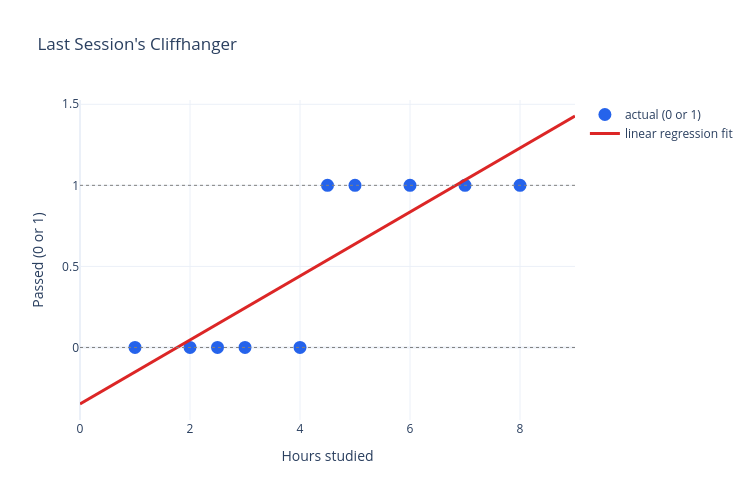

This figure's notebook cell:
### Markdown cell above
<details>
<summary>Show code</summary>

```python
recap_df = pd.read_csv("../data/exam_pass_classification.csv")

recap_model = LinearRegression()
recap_model.fit(recap_df[["hours_studied"]], recap_df["passed"])

recap_line_x = np.linspace(0, 9, 100)
recap_line_y = recap_model.coef_[0] * recap_line_x + recap_model.intercept_

recap_figure = go.Figure()
recap_figure.add_trace(
    go.Scatter(x=recap_df["hours_studied"], y=recap_df["passed"], mode="markers",
               marker=dict(size=13, color="#2563eb"), name="actual (0 or 1)")
)
recap_figure.add_trace(
    go.Scatter(x=recap_line_x, y=recap_line_y, mode="lines",
               line=dict(color="#dc2626", width=3), name="linear regression fit")
)
recap_figure.add_hline(y=1, line=dict(color="gray", width=1, dash="dot"))
recap_figure.add_hline(y=0, line=dict(color="gray", width=1, dash="dot"))
recap_figure.update_layout(
    title="Last Session's Cliffhanger",
    xaxis_title="Hours studied", yaxis_title="Passed (0 or 1)",
    template="plotly_white", width=750, height=500,
)
recap_figure.show()

print(f"Predicted value at 8.5 hours: {recap_model.predict(pd.DataFrame({'hours_studied': [8.5]}))[0]:.2f}")
```

</details>

### Code cell
recap_df = pd.read_csv("../data/exam_pass_classification.csv")

recap_model = LinearRegression()
recap_model.fit(recap_df[["hours_studied"]], recap_df["passed"])

recap_line_x = np.linspace(0, 9, 100)
recap_line_y = recap_model.coef_[0] * recap_line_x + recap_model.intercept_

recap_figure = go.Figure()
recap_figure.add_trace(
    go.Scatter(x=recap_df["hours_studied"], y=recap_df["passed"], mode="markers",
               marker=dict(size=13, color="#2563eb"), name="actual (0 or 1)")
)
recap_figure.add_trace(
    go.Scatter(x=recap_line_x, y=recap_line_y, mode="lines",
               line=dict(color="#dc2626", width=3), name="linear regression fit")
)
recap_figure.add_hline(y=1, line=dict(color="gray", width=1, dash="dot"))
recap_figure.add_hline(y=0, line=dict(color="gray", width=1, dash="dot"))
recap_figure.update_layout(
    title="Last Session's Cliffhanger",
    xaxis_title="Hours studied", yaxis_title="Passed (0 or 1)",
    template="plotly_white", width=750, height=500,
)
recap_figure.show()

print(f"Predicted value at 8.5 hours: {recap_model.predict(pd.DataFrame({'hours_studied': [8.5]}))[0]:.2f}")

### Figure 1 — Plotly figure (JSON) as saved in the notebook; plotly's stock layout.template omitted (floating-point values rounded to 4 significant figures)
{"data": [{"marker": {"color": "#2563eb", "size": 13}, "mode": "markers", "name": "actual (0 or 1)", "type": "scatter", "x": [1.0, 2.0, 2.5, 3.0, 4.0, 4.5, 5.0, 6.0, 7.0, 8.0], "y": [0, 0, 0, 0, 0, 1, 1, 1, 1, 1]}, {"line": {"color": "#dc2626", "width": 3}, "mode": "lines", "name": "linear regression fit", "type": "scatter", "x": [0.0, 0.09091, 0.1818, 0.2727, 0.3636, 0.4545, 0.5455, 0.6364, 0.7273, 0.8182, 0.9091, 1.0, 1.091, 1.182, 1.273, 1.364, 1.455, 1.545, 1.636, 1.727, 1.818, 1.909, 2.0, 2.091, 2.182, 2.273, 2.364, 2.455, 2.545, 2.636, 2.727, 2.818, 2.909, 3.0, 3.091, 3.182, 3.273, 3.364, 3.455, 3.545, 3.636, 3.727, 3.818, 3.909, 4.0, 4.091, 4.182, 4.273, 4.364, 4.455, 4.545, 4.636, 4.727, 4.818, 4.909, 5.0, 5.091, 5.182, 5.273, 5.364, 5.455, 5.545, 5.636, 5.727, 5.818, 5.909, 6.0, 6.091, 6.182, 6.273, 6.364, 6.455, 6.545, 6.636, 6.727, 6.818, 6.909, 7.0, 7.091, 7.182, 7.273, 7.364, 7.455, 7.545, 7.636, 7.727, 7.818, 7.909, 8.0, 8.091, 8.182, 8.273, 8.364, 8.455, 8.545, 8.636, 8.727, 8.818, 8.909, 9.0], "y": [-0.3487, -0.3307, -0.3128, -0.2949, -0.2769, -0.259, -0.241, -0.2231, -0.2051, -0.1872, -0.1693, -0.1513, -0.1334, -0.1154, -0.09749, -0.07955, -0.0616, -0.04366, -0.02572, -0.007775, 0.01017, 0.02811, 0.04605, 0.064, 0.08194, 0.09988, 0.1178, 0.1358, 0.1537, 0.1717, 0.1896, 0.2075, 0.2255, 0.2434, 0.2614, 0.2793, 0.2972, 0.3152, 0.3331, 0.3511, 0.369, 0.387, 0.4049, 0.4228, 0.4408, 0.4587, 0.4767, 0.4946, 0.5126, 0.5305, 0.5484, 0.5664, 0.5843, 0.6023, 0.6202, 0.6382, 0.6561, 0.674, 0.692, 0.7099, 0.7279, 0.7458, 0.7638, 0.7817, 0.7996, 0.8176, 0.8355, 0.8535, 0.8714, 0.8894, 0.9073, 0.9252, 0.9432, 0.9611, 0.9791, 0.997, 1.015, 1.033, 1.051, 1.069, 1.087, 1.105, 1.123, 1.141, 1.158, 1.176, 1.194, 1.212, 1.23, 1.248, 1.266, 1.284, 1.302, 1.32, 1.338, 1.356, 1.374, 1.392, 1.41, 1.428]}], "layout": {"height": 500, "shapes": [{"line": {"color": "gray", "dash": "dot", "width": 1}, "type": "line", "x0": 0, "x1": 1, "xref": "x domain", "y0": 1, "y1": 1, "yref": "y"}, {"line": {"color": "gray", "dash": "dot", "width": 1}, "type": "line", "x0": 0, "x1": 1, "xref": "x domain", "y0": 0, "y1": 0, "yref": "y"}], "title": {"text": "Last Session's Cliffhanger"}, "width": 750, "xaxis": {"title": {"text": "Hours studied"}}, "yaxis": {"title": {"text": "Passed (0 or 1)"}}}}
